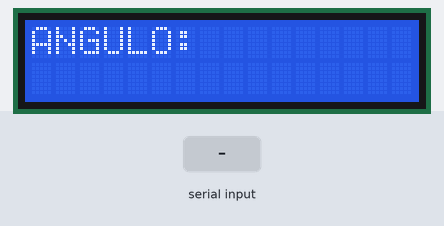
A sketch run on a simulated Arduino Uno, built with avr-gcc and run on an emulated ATmega328P. On the bench: 16×2 character LCD. The inputs (shaded band) are chosen by the test bench. What the sketch prints to the serial monitor is not drawn.

Above: at 1.2 s.
1.3 s: "h" received over Serial
At 1.9 s:
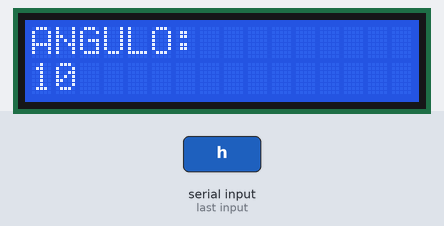
2.8 s: "h" received over Serial
At 4.2 s:
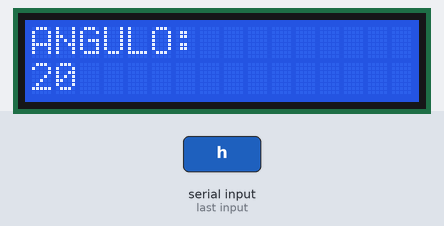
Timing chart, 0 to 5.8 s (numbered marks = the images above; inputs shaded):
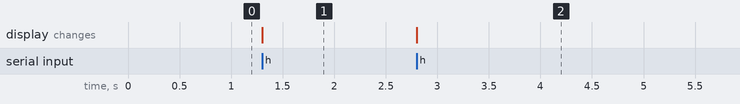

The sketch:

APC_enviar_angulos_al_LCD.ino
```cpp
#include <LiquidCrystal.h>
LiquidCrystal lcd(7, 6, 5, 4, 3, 2);
int cont=0;

void setup() {
  Serial.begin(9600);
  lcd.begin(16, 2);
  lcd.print("ANGULO:");
}

void loop() {
  lcd.setCursor(0, 1);
  int rx;
  if (Serial.available() > 0){
    rx = Serial.read();
    if(rx == 'h'){
      if (cont >= 0 && cont < 180){
        cont = cont +10;
        Serial.println(cont);
        lcd.print(cont);}}}}
```

Measured:
- after the input at 1.3 s, the display: changes at once (image 1)
- after the input at 2.8 s, the display: changes at once (image 2)
